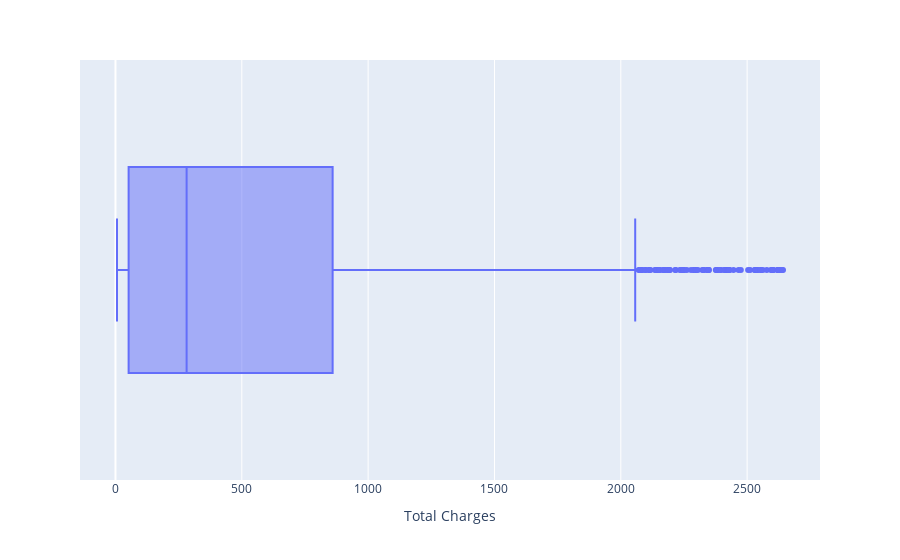

Here is the notebook cell this chart was saved with:
### Code cell
px.box(df,x='Total Charges')

### Figure 1 — Plotly figure (JSON) as saved in the notebook; plotly's stock layout.template omitted (floating-point values rounded to 4 significant figures; data arrays with more than 128 entries replaced by an {"elided": "..."} marker saying what was removed)
{"data": [{"alignmentgroup": "True", "hovertemplate": "Total Charges=%{x}<extra></extra>", "legendgroup": "", "marker": {"color": "#636efa"}, "name": "", "notched": false, "offsetgroup": "", "orientation": "h", "showlegend": false, "type": "box", "x": {"elided": "1648 int values"}, "x0": " ", "xaxis": "x", "y0": " ", "yaxis": "y"}], "layout": {"boxmode": "group", "legend": {"tracegroupgap": 0}, "margin": {"t": 60}, "xaxis": {"anchor": "y", "domain": [0, 1], "title": {"text": "Total Charges"}}, "yaxis": {"anchor": "x", "domain": [0, 1]}}}
